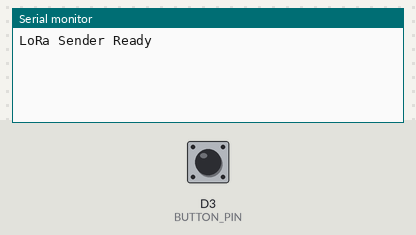
The sketch below on a simulated ESP8266 (NodeMCU). On the bench: the last lines printed to the serial monitor. The inputs (shaded band) are chosen by the test bench; at power-on: D3 (BUTTON_PIN) HIGH. No radio packets arrive unless stated.

Above: at 1.2 s.
1.3 s: D3 (BUTTON_PIN) pulled LOW for 0.15 s
At 2.0 s:
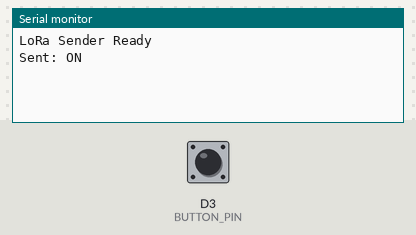
At 4.0 s:
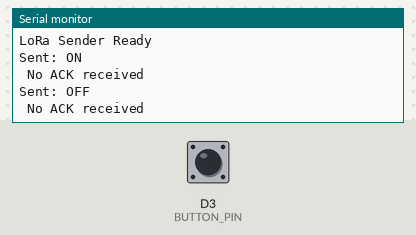

Measured:
- after the input at 1.3 s, the serial monitor: prints a new line after 0.08 s (image 1)

The sketch:

tx.ino
```cpp
#include <SPI.h>
#include <LoRa.h>

#define BUTTON_PIN D3      // GPIO0
#define LORA_CS    D8
#define LORA_RST   -1
#define LORA_IRQ   D2

bool lastButtonState = HIGH;

void setup() {
  Serial.begin(9600);
  pinMode(BUTTON_PIN, INPUT_PULLUP);

  LoRa.setPins(LORA_CS, LORA_RST, LORA_IRQ);
  if (!LoRa.begin(433E6)) {
    Serial.println("LoRa init failed!");
    while (1);
  }
  Serial.println("LoRa Sender Ready");
}

void loop() {
  bool currentState = digitalRead(BUTTON_PIN);

  if (lastButtonState == HIGH && currentState == LOW) {
    sendCommand("ON");
  } else if (lastButtonState == LOW && currentState == HIGH) {
    sendCommand("OFF");
  }

  lastButtonState = currentState;
  delay(50);  // debounce
}

void sendCommand(const String& cmd) {
  LoRa.beginPacket();
  LoRa.print(cmd);
  LoRa.endPacket();
  Serial.print("Sent: ");
  Serial.println(cmd);

  // Đợi phản hồi từ bên nhận
  unsigned long startTime = millis();
  bool ackReceived = false;
  while (millis() - startTime < 1000) {  // Timeout sau 1 giây
    int packetSize = LoRa.parsePacket();
    if (packetSize) {
      String resp = "";
      while (LoRa.available()) {
        resp += (char)LoRa.read();
      }
      if (resp == "ACK") {
        Serial.println("ACK received ");
        ackReceived = true;
        break;
      }
    }
  }

  if (!ackReceived) {
    Serial.println(" No ACK received");
  }
}
```
